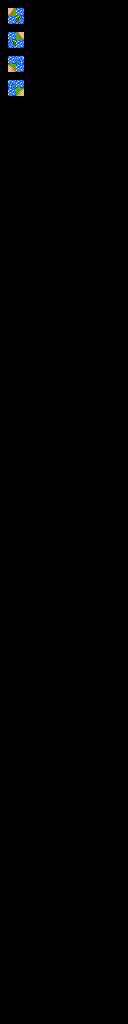

This is a level from a 2D game, rendered from its Tiled map with the project's own tilesets. A one-line summary and the map file follow, with tile-layer data summarised:
An orthogonal 16x128 tile map with 8x8 px tiles, 3 tile layers (regions, input1_automapping-input, output_automapping-output), 2 tilesets.

<map version="1.2" tiledversion="1.2.4" orientation="orthogonal" renderorder="left-up" width="16" height="128" tilewidth="8" tileheight="8" infinite="0" nextlayerid="4" nextobjectid="1">
 <tileset firstgid="1" source="../tilesets/overworld-tileset.tsx" />
 <tileset firstgid="641" source="../tilesets/overworld-automapping-input_tiles.tsx" />
 <layer id="1" name="regions" width="16" height="128">
  <data>[2048 cells, 16 non-empty, 1 distinct tile ids]</data>
 </layer>
 <layer id="2" name="input1_automapping-input" width="16" height="128">
  <data>[2048 cells, 16 non-empty, 2 distinct tile ids]</data>
 </layer>
 <layer id="3" name="output_automapping-output" width="16" height="128">
  <data>[2048 cells, 8 non-empty, 4 distinct tile ids]</data>
 </layer>
</map>
